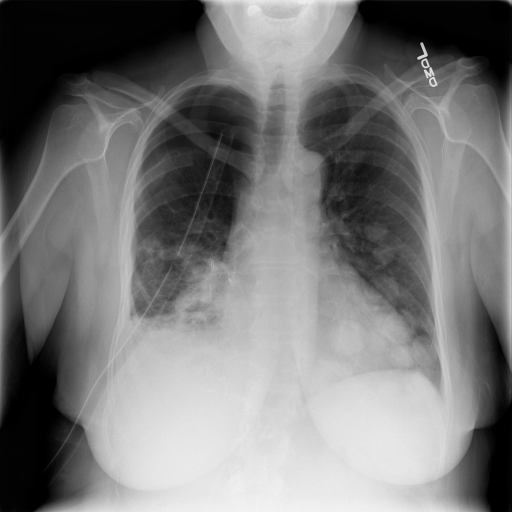
#> input picture XRAY_ACTIONS/image_1.png, 1024 x 1024 px, found by its file name (shown at 1/2 size); its folder holds 4 pictures in this run
$ python Lesson6.py
#> lines starting #> are read from the running program, lines starting #| are printed output that depends on the picture
#Histogram and Ostu Thresholding
import numpy as np
import glob
import os
from PIL import Image
import matplotlib.pyplot as plt
from skimage.filters import threshold_otsu, threshold_multiotsu
from skimage.measure import regionprops, label


def histogram(image_path):
    image = Image.open(image_path)
#> image is the input picture: PIL image 1024x1024 L; min 0, max 245, mean 120.2
    image = image.convert('L')  # Convert to grayscale
    image = np.array(image)
    flatten_image = image.flatten()
    return flatten_image

# [16 lines left out: functions otsu_thresholdings, otsu_thresholdings_with_background, not called in this run]
'''
def otsu_thresholdings_normalized(image_path):
    image = Image.open(image_path)
    image = image.convert('L')
    image = np.array(image)
    value = threshold_otsu(image)

    binary_mask = image < value
    white_pixels = np.sum(binary_mask == 1)
    total_pixels = binary_mask.size

    print(f"White pixel ratio: {white_pixels / total_pixels:.3f}")
    area = image.shape[0] * image.shape[1] % 15
    centroid = image.shape[0] // 2, image.shape[1] // 2

    if white_pixels / total_pixels > 0.5:
        binary_mask = ~binary_mask

    elif area / centroid == 0:
        value = threshold_multiotsu(image)
    else:
        return binary_mask, value

def smart_threshold(image_path):
    image = Image.open(image_path)
    image = image.convert('L')
    image = np.array(image)
    print(f"Image size: {image.shape}")


    # Step 1 — Otsu
    value = threshold_otsu(image)
    binary_mask = image < value

    # Step 2 — Inversion check
    white_pixels = np.sum(binary_mask == 1)
    total_pixels = binary_mask.size
    print(f"White pixel ratio: {white_pixels / total_pixels:.3f}")


    if white_pixels / total_pixels > 0.5:
        binary_mask = ~binary_mask


    # Step 3 — regionprops validation
    else:
        labeled_mask = label(binary_mask)
        regions = regionprops(labeled_mask)
        region = max(regions, key=lambda r: r.area)

        area = region.area
        centroid_y, centroid_x = region.centroid


        mask_is_valid = (157286 <= area <= 419430) and \
                        (300 <= centroid_x <= 700) and \
                        (300 <= centroid_y <= 700)

        mask_is_valid = (area >= 140000) and \
                (250 <= centroid_x <= 750) and \
                (250 <= centroid_y <= 700)


        print(f"Area: {area}")
        print(f"Centroid X: {centroid_x:.1f}, Centroid Y: {centroid_y:.1f}")
        print(f"Mask is valid: {mask_is_valid}")

        # Step 4 — Multi-Otsu fallback
        if not mask_is_valid:
            thresholds = threshold_multiotsu(image)
            t1, t2 = thresholds
            binary_mask = (image > t1) & (image < t2)

    return binary_mask, value

'''
# [65 lines left out: function smart_threshold, not called in this run]


if __name__ == '__main__':

    input_dir = "/Users/farahjabeen/Desktop/XRAY_PROJECT/XRAY_ACTIONS"
    input_dir2 = "/Users/farahjabeen/Desktop/XRAY_PROJECT/XRAY_ACTIONS/NormalizedAndStandardized_images"

    image_paths = glob.glob(input_dir2)
    #image_paths = glob.glob(input_dir2 + "/*.png")

    output_dir1 = "/Users/farahjabeen/Desktop/XRAY_PROJECT/XRAY_ACTIONS/Histogram_Images"
    output_dir2 = "/Users/farahjabeen/Desktop/XRAY_PROJECT/XRAY_ACTIONS/Thresholded_Images"
    output_dir3 = "/Users/farahjabeen/Desktop/XRAY_PROJECT/XRAY_ACTIONS/Thresholded_Images_with_background"
    output_dir4 = "/Users/farahjabeen/Desktop/XRAY_PROJECT/XRAY_ACTIONS/Thresholded_Images_with_normalized"


    if not os.path.exists(output_dir1):
        os.makedirs(output_dir1)
    for images in os.listdir(input_dir):
        if images.endswith(".png"):
            image_path = os.path.join(input_dir, images)
            result = histogram(image_path)
            save_path = os.path.join(output_dir1, f"histogram_{images}")
            plt.hist(result, bins=256, range=(0, 255), color='blue', alpha=0.7)
            plt.title("Histogram of the Image")
            plt.xlabel("Pixel Intensity")
            plt.ylabel("Frequency")
            plt.savefig(save_path)
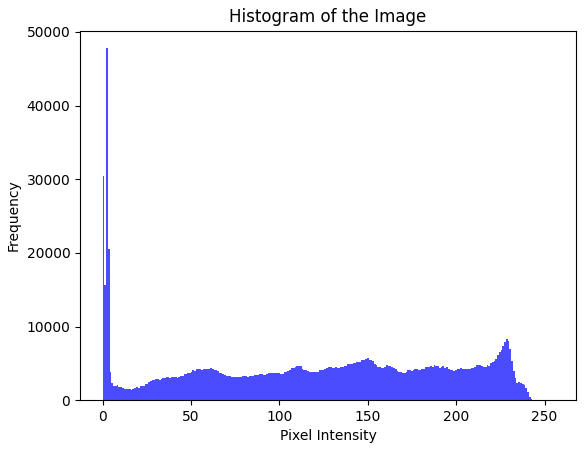
#> figure drawn by matplotlib, 1 panel; tallest bar 47800 high, from x = 1.99 to 2.99
            plt.clf()  # Clear the figure for the next image
            print(f"Histogram saved as: {save_path}")
#> pass 2 of the loop `for images in os.listdir(input_dir):`:
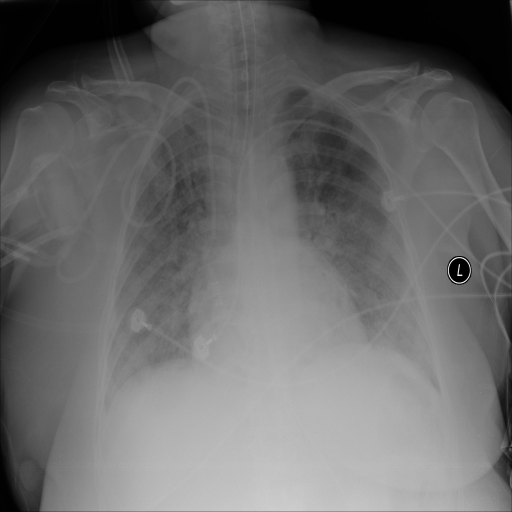
#> input picture XRAY_ACTIONS/image_10.png, 1024 x 1024 px, found by its file name (shown at 1/2 size)
#> in histogram, image is the input picture: PIL image 1024x1024 L; min 0, max 255, mean 106.6
#> `plt.savefig(save_path)`:
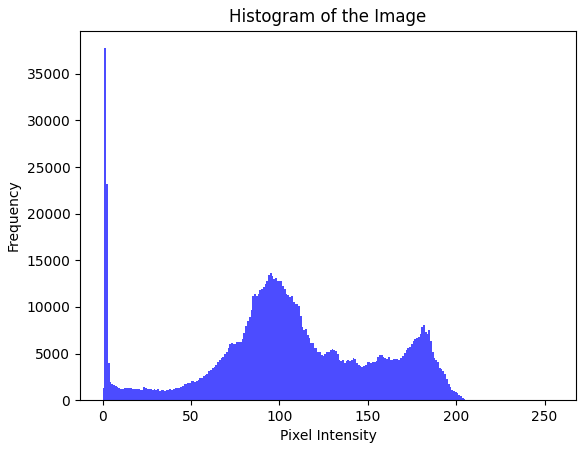
#> figure drawn by matplotlib, 1 panel; tallest bar 37737 high, from x = 0.996 to 1.99
#> pass 3 of the loop `for images in os.listdir(input_dir):`:
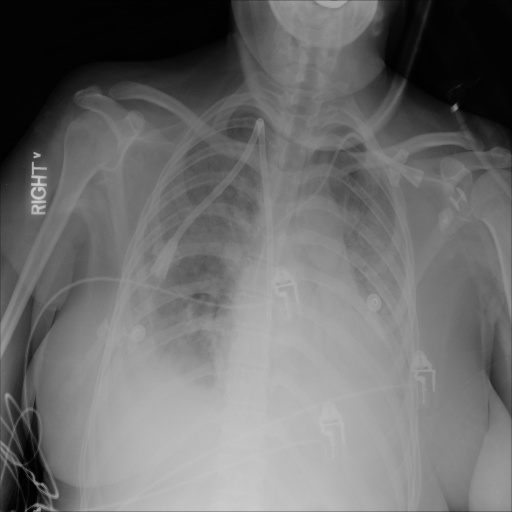
#> input picture XRAY_ACTIONS/image_2.png, 1024 x 1024 px, found by its file name (shown at 1/2 size)
#> in histogram, image is the input picture: PIL image 1024x1024 L; min 0, max 209, mean 109.1
#> `plt.savefig(save_path)`:
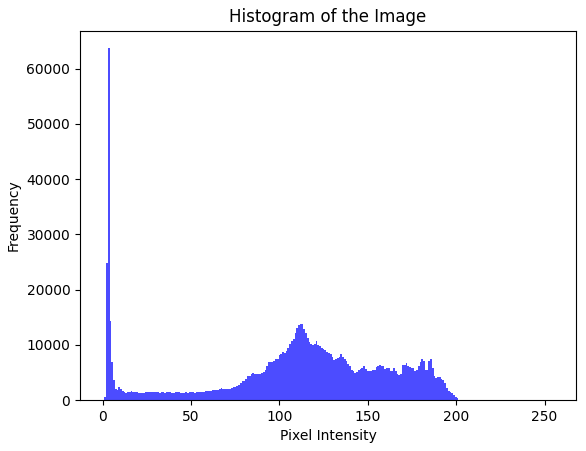
#> figure drawn by matplotlib, 1 panel; tallest bar 63717 high, from x = 2.99 to 3.98
#> the loop made 4 passes; the first 3 are shown

'''
    if not os.path.exists(output_dir2):
        os.makedirs(output_dir2)
    for images in os.listdir(input_dir):
        if images.endswith(".png"):
            image_path = os.path.join(input_dir, images)
            binary_mask , threshold_value = otsu_thresholdings(image_path)
            save_path = os.path.join(output_dir2, f"thresholded_{images}")
            plt.imsave(save_path, binary_mask, cmap='gray')
            print(f"Thresholded image saved as: {save_path}")
            print(f"Without background threshold: {threshold_value}")


    if not os.path.exists(output_dir3):
        os.makedirs(output_dir3)
    for images in os.listdir(input_dir):
        if images.endswith(".png"):
            image_path = os.path.join(input_dir, images)
            binary_mask , threshold_value = otsu_thresholdings_with_background(image_path)
            save_path = os.path.join(output_dir3, f"thresholded_withbackground{images}")
            plt.imsave(save_path, binary_mask, cmap='gray')
            print(f"Thresholded image saved as: {save_path}")
            print(f"With background threshold:{threshold_value}")

'''
if not os.path.exists(output_dir4):
        os.makedirs(output_dir4)
#> (the run stopped early here; a loop or call above may not have finished)
